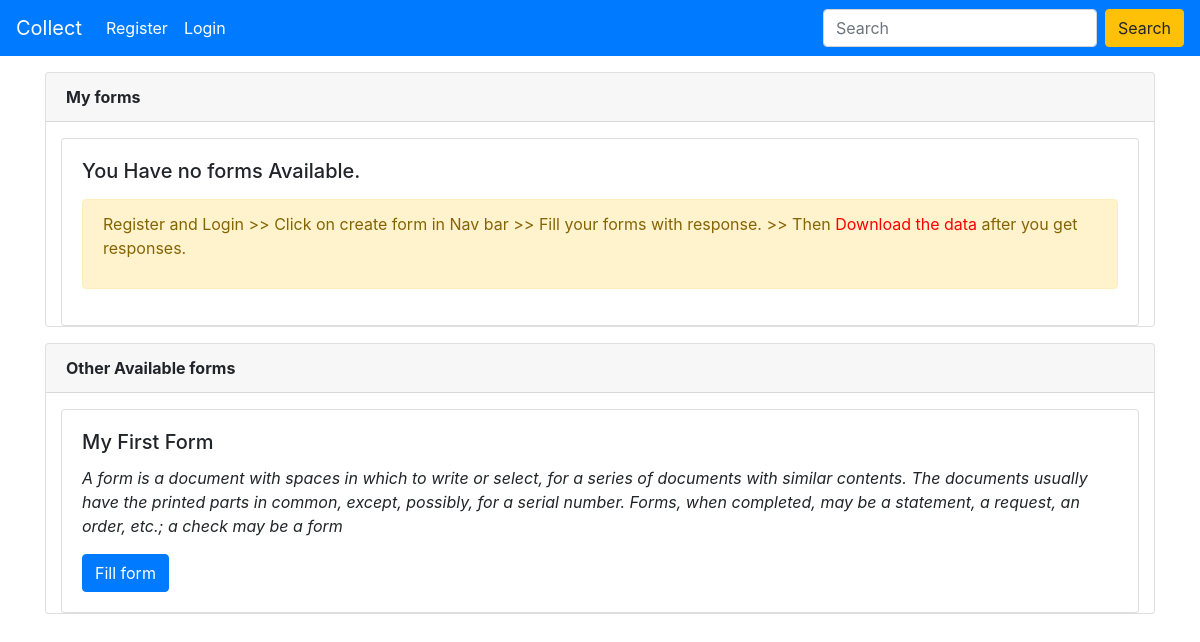
The page / on the database its author committed.
### survey/models.py (models this page shows, shortened)
class Form(models.Model):
    title = models.CharField(max_length=200)
    description = models.CharField(max_length=10000, blank = True)
    owner = models.ForeignKey(User, on_delete = models.CASCADE, related_name = "owner")
    sucess_message = models.CharField(max_length = 10000, default = "Your response has been recorded.")
    created_at = models.DateTimeField(auto_now_add = True)
    updated_at = models.DateTimeField(auto_now = True)
    questions = models.ManyToManyField(Questions, related_name = "questions")
    collect_email = models.BooleanField(default=False)
    login_required = models.BooleanField(default = False)

### survey/views.py (the view)
# urls.py: 2. Add a URL to urlpatterns:  path('', views.home, name='home')
def home(request):
    if request.user is not None:
        forms = Form.objects.all()
        data = {"forms":forms}
        try:
            myforms = Form.objects.filter(owner = request.user)
            data["myforms"] = myforms
        except:
            pass
    return render(request, 'home.html', data)

### templates/home.html (shortened to what this page needs)
{% load static %}
<!doctype html>
<html lang="en">
  <head>
    <link rel="stylesheet" href="{% static '\css/main.css' %}" />
    <link rel="stylesheet" href="https://cdn.jsdelivr.net/npm/bootstrap@4.0.0/dist/css/bootstrap.min.css">
  </head>
  <body>
    <nav class="navbar navbar-expand-lg navbar-dark bg-primary">
        <div class="collapse navbar-collapse" id="navbarTogglerDemo01">
          <a class="navbar-brand" href="/">Collect</a>
          <ul class="navbar-nav mr-auto mt-2 mt-lg-0">
            {% if not request.user.is_authenticated %}
            <li class="nav-item active">
              <a class="nav-link" href="/accounts/register">Register <span class="sr-only">(current)</span></a>
            </li>
            <li class="nav-item active">
                <a class="nav-link" href="/accounts/login">Login <span class="sr-only">(current)</span></a>
              </li>
              {% endif %}
          </ul>
          <form class="form-inline my-2 my-lg-0">
            <input class="form-control mr-sm-2" type="search" placeholder="Search" aria-label="Search">
            <button class="btn btn-warning  my-2 my-sm-0" type="submit">Search</button>
          </form>
        </div>
      </nav>
      <div class="container ps-3 pt-3">
        <div class="card">
          <div class="card-header">
            <b>My forms </b>
          </div>
          <div class="container ps-3 pt-3">
            {% if myforms %}
              {% for myform in myforms %}
              <div class="card">
              <div class="card-body">
                <h5 class="card-title">{{myform.title}}</h5>
                <p class="card-text">{{myform.description}}</p>
                <a href="/show_form/{{myform.id}}" class="btn btn-primary">Fill form</a>
                <a href="/download_excel/{{myform.id}}" class="btn btn-primary">Download response</a>
              </div>
              </div>
              {% endfor %}
            {% else %}
            <div class="card">
              <div class="card-body">
                <h5 class="card-title">You Have no forms Available.</h5>
                <p class="card-text"><div class="alert alert-warning"> Register and Login >> Click on create form in Nav bar >> Fill your forms with response. >> Then <span style="color: red;">Download the data</span> after you get responses.</p></div>
              </div>
              </div>
            {% endif %}
          </div>
        </div>
      <div class="container ps-3 pt-3">
        <div class="card">
          <div class="card-header">
            <b>Other Available forms</b>
          </div>
          <div class="container ps-3 pt-3">
            {% for form in forms %}
            <div class="card">
             <div class="card-body">
              <h5 class="card-title">{{form.title}}</h5>
              <p class="card-text"><i>{{form.description}}</i></p>
              <a href="/show_form/{{form.id}}" class="btn btn-primary">Fill form</a>
             </div>
            </div>
            {% endfor %}
          </div>
        </div>
      </div>
  </body>
</html>

### static/css/main.css (style rules this page uses)
body { background-color: red; }

### rows shown on the page
Form: title "My First Form", description "A form is a document with spaces in which to write or select, for a series of documents with similar contents. The documents usually have the printed parts in common, except, possibly, for a serial number. Forms, when completed, may be a statement, a request, an order, etc.; a check may be a form"
